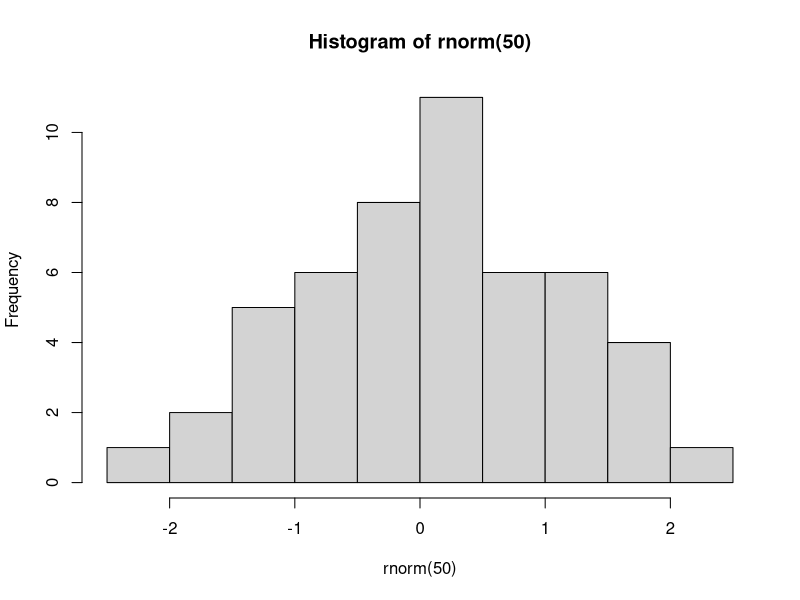

Here is the R script that generated this plot:
## ---- chunk 1
knitr::opts_chunk$set(echo = FALSE)
## ---- chunk 2
 hist(rnorm(50))
